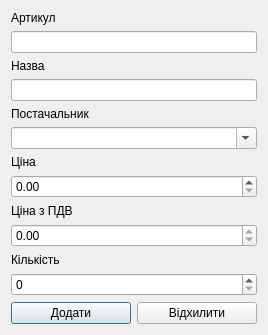
<?xml version="1.0" encoding="UTF-8"?>
<ui version="4.0">
 <class>AddGoodDialog</class>
 <widget class="QDialog" name="AddGoodDialog">
  <property name="geometry">
   <rect>
    <x>0</x>
    <y>0</y>
    <width>266</width>
    <height>326</height>
   </rect>
  </property>
  <property name="windowTitle">
   <string>Додавання товару</string>
  </property>
  <property name="windowIcon">
   <iconset resource="icons.qrc">
    <normaloff>:/icons/icons/add.ico</normaloff>:/icons/icons/add.ico</iconset>
  </property>
  <layout class="QGridLayout" name="gridLayout">
   <item row="8" column="0">
    <widget class="QLabel" name="pricePDVLabel">
     <property name="text">
      <string>Ціна з ПДВ</string>
     </property>
    </widget>
   </item>
   <item row="0" column="0">
    <widget class="QLabel" name="codLabel">
     <property name="text">
      <string>Артикул</string>
     </property>
    </widget>
   </item>
   <item row="1" column="0">
    <widget class="QLineEdit" name="codEdit"/>
   </item>
   <item row="11" column="0">
    <widget class="QSpinBox" name="countSpinBox">
     <property name="maximum">
      <number>99999</number>
     </property>
    </widget>
   </item>
   <item row="4" column="0">
    <widget class="QLabel" name="providerLabel">
     <property name="text">
      <string>Постачальник</string>
     </property>
    </widget>
   </item>
   <item row="2" column="0">
    <widget class="QLabel" name="namelabel">
     <property name="text">
      <string>Назва</string>
     </property>
    </widget>
   </item>
   <item row="3" column="0">
    <widget class="QLineEdit" name="nameEdit"/>
   </item>
   <item row="6" column="0">
    <widget class="QLabel" name="priceLabel">
     <property name="text">
      <string>Ціна</string>
     </property>
    </widget>
   </item>
   <item row="10" column="0">
    <widget class="QLabel" name="countLabel">
     <property name="text">
      <string>Кількість</string>
     </property>
    </widget>
   </item>
   <item row="5" column="0">
    <widget class="QComboBox" name="providerCombo">
     <property name="editable">
      <bool>true</bool>
     </property>
    </widget>
   </item>
   <item row="12" column="0">
    <layout class="QHBoxLayout" name="horizontalLayout">
     <item>
      <widget class="QPushButton" name="addButton">
       <property name="minimumSize">
        <size>
         <width>120</width>
         <height>0</height>
        </size>
       </property>
       <property name="maximumSize">
        <size>
         <width>120</width>
         <height>16777215</height>
        </size>
       </property>
       <property name="text">
        <string>Додати</string>
       </property>
      </widget>
     </item>
     <item>
      <widget class="QPushButton" name="cancelButton">
       <property name="minimumSize">
        <size>
         <width>120</width>
         <height>0</height>
        </size>
       </property>
       <property name="maximumSize">
        <size>
         <width>120</width>
         <height>16777215</height>
        </size>
       </property>
       <property name="text">
        <string>Відхилити</string>
       </property>
      </widget>
     </item>
    </layout>
   </item>
   <item row="7" column="0">
    <widget class="QDoubleSpinBox" name="priceSpinBox">
     <property name="maximum">
      <double>100000000000000000000.000000000000000</double>
     </property>
    </widget>
   </item>
   <item row="9" column="0">
    <widget class="QDoubleSpinBox" name="pricePDVSpinBox">
     <property name="readOnly">
      <bool>true</bool>
     </property>
     <property name="maximum">
      <double>99999999999.990005493164063</double>
     </property>
    </widget>
   </item>
  </layout>
 </widget>
 <resources>
  <include location="icons.qrc"/>
 </resources>
 <connections/>
</ui>
